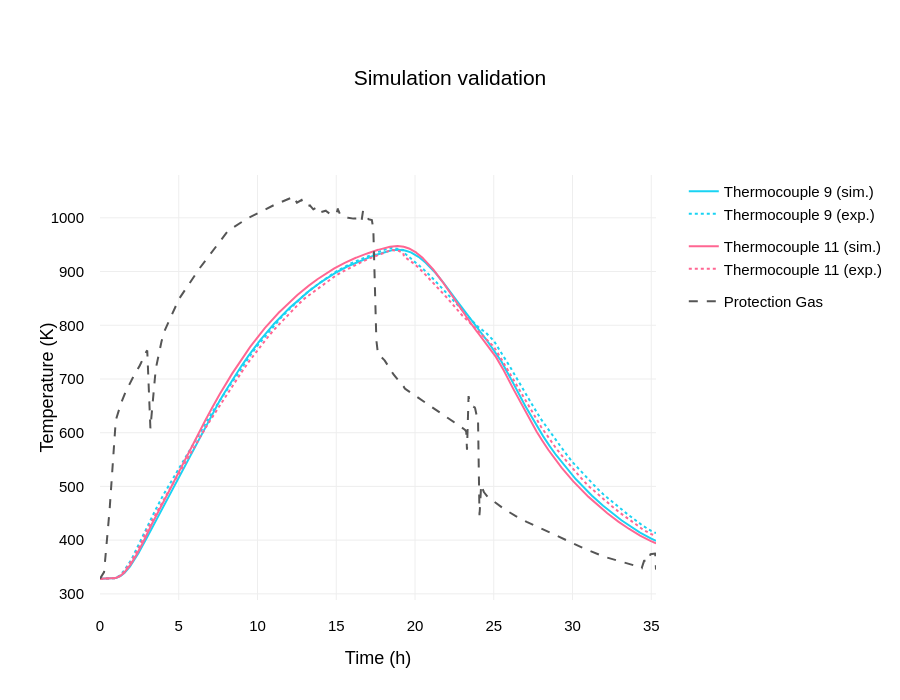

Notebook code for this chart:
### Markdown cell above
Temperature comparison. Click the label (on the right of the plot) to hide a specific line. Double click to isolate.

### Code cell
fig.show()

### Figure 1 — Plotly figure (JSON) as saved in the notebook; plotly's stock layout.template omitted (floating-point values rounded to 4 significant figures; data arrays with more than 128 entries replaced by an {"elided": "..."} marker saying what was removed)
{"data": [{"hovertemplate": "Thermocouple 9 — coil 2, r=0.309 m, z=0.636 m<br>Time: %{x:.2f} h<br>T: %{y:.2f} K<extra></extra>", "legendgroup": "Thermocouple 9", "line": {"color": "#19D3F3", "dash": "solid", "width": 2}, "mode": "lines", "name": "Thermocouple 9 (sim.)", "type": "scatter", "x": {"elided": "25417 float values"}, "y": {"elided": "25417 float values"}}, {"legendgroup": "Thermocouple 9", "line": {"color": "#19D3F3", "dash": "dot", "width": 2}, "mode": "lines", "name": "Thermocouple 9 (exp.)", "type": "scatter", "x": [0.0, 0.5, 1.0, 1.25, 1.5, 2.0, 2.5, 3.0, 3.5, 4.0, 4.5, 5.0, 5.5, 6.0, 6.5, 7.0, 7.5, 8.0, 8.5, 9.0, 9.5, 10.0, 10.5, 11.0, 11.5, 12.0, 12.5, 13.0, 13.5, 14.0, 14.5, 15.0, 15.5, 16.0, 16.5, 17.0, 17.5, 18.0, 18.5, 19.0, 19.25, 19.3, 19.5, 20.0, 20.5, 21.0, 21.5, 22.0, 22.5, 23.0, 23.5, 24.0, 24.5, 25.0, 25.5, 26.0, 26.5, 27.0, 27.5, 28.0, 28.5, 29.0, 29.5, 30.0, 30.5, 31.0, 31.5, 32.0, 32.5, 33.0, 33.5, 34.0, 34.5, 35.0, 35.3], "y": [328.1, 328.1, 329.1, 334.1, 342.1, 364.1, 394.1, 427.1, 455.1, 483.1, 508.1, 533.1, 559.1, 584.1, 608.1, 632.1, 655.1, 677.1, 700.1, 722.1, 742.1, 762.1, 780.1, 798.1, 814.1, 829.1, 843.1, 857.1, 869.1, 880.1, 890.1, 900.1, 908.1, 916.1, 922.1, 928.1, 934.1, 940.1, 944.1, 942.1, 940.1, 935.1, 930.1, 919.1, 905.1, 891.1, 876.1, 860.1, 844.1, 827.1, 812.1, 797.1, 786.1, 771.1, 748.1, 724.1, 699.1, 673.1, 649.1, 625.1, 604.1, 583.1, 564.1, 545.1, 529.1, 512.1, 498.1, 484.1, 472.1, 459.1, 448.1, 437.1, 426.1, 417.1, 413.1]}, {"hovertemplate": "Thermocouple 11 — coil 1, r=0.312 m, z=0.636 m<br>Time: %{x:.2f} h<br>T: %{y:.2f} K<extra></extra>", "legendgroup": "Thermocouple 11", "line": {"color": "#FF6692", "dash": "solid", "width": 2}, "mode": "lines", "name": "Thermocouple 11 (sim.)", "type": "scatter", "x": {"elided": "25417 float values"}, "y": {"elided": "25417 float values"}}, {"legendgroup": "Thermocouple 11", "line": {"color": "#FF6692", "dash": "dot", "width": 2}, "mode": "lines", "name": "Thermocouple 11 (exp.)", "type": "scatter", "x": [0.0, 0.5, 1.0, 1.25, 1.5, 2.0, 2.5, 3.0, 3.5, 4.0, 4.5, 5.0, 5.5, 6.0, 6.5, 7.0, 7.5, 8.0, 8.5, 9.0, 9.5, 10.0, 10.5, 11.0, 11.5, 12.0, 12.5, 13.0, 13.5, 14.0, 14.5, 15.0, 15.5, 16.0, 16.5, 17.0, 17.5, 18.0, 18.5, 19.0, 19.25, 19.3, 19.5, 20.0, 20.5, 21.0, 21.5, 22.0, 22.5, 23.0, 23.5, 24.0, 24.5, 25.0, 25.5, 26.0, 26.5, 27.0, 27.5, 28.0, 28.5, 29.0, 29.5, 30.0, 30.5, 31.0, 31.5, 32.0, 32.5, 33.0, 33.5, 34.0, 34.5, 35.0, 35.3], "y": [328.1, 328.1, 329.1, 333.1, 340.1, 361.1, 388.1, 420.1, 447.1, 474.1, 499.1, 523.1, 549.1, 574.1, 599.1, 623.1, 646.1, 668.1, 691.1, 713.1, 734.1, 754.1, 772.1, 790.1, 806.1, 821.1, 836.1, 850.1, 861.1, 872.1, 883.1, 893.1, 901.1, 909.1, 916.1, 923.1, 929.1, 934.1, 940.1, 938.1, 934.1, 928.1, 924.1, 913.1, 899.1, 884.1, 868.1, 852.1, 835.1, 818.1, 804.1, 789.1, 776.1, 760.1, 736.1, 711.1, 686.1, 660.1, 636.1, 611.1, 590.1, 569.1, 551.1, 533.1, 517.1, 501.1, 488.1, 475.1, 463.1, 451.1, 441.1, 430.1, 419.1, 411.1, 408.1]}, {"line": {"color": "#555555", "dash": "dash", "width": 2}, "mode": "lines", "name": "Protection Gas", "type": "scatter", "x": {"elided": "25417 float values"}, "y": {"elided": "25417 float values"}}], "layout": {"font": {"color": "black", "family": "Arial", "size": 15}, "height": 700, "legend": {"x": 1.05, "xanchor": "left"}, "margin": {"b": 100, "l": 100, "r": 100, "t": 175}, "title": {"text": "Simulation validation", "x": 0.5, "xanchor": "center", "y": 0.9, "yanchor": "top"}, "xaxis": {"ticklabelstandoff": 15, "title": {"text": "Time (h)"}, "zeroline": false}, "yaxis": {"ticklabelstandoff": 15, "title": {"text": "Temperature (K)"}}}}
